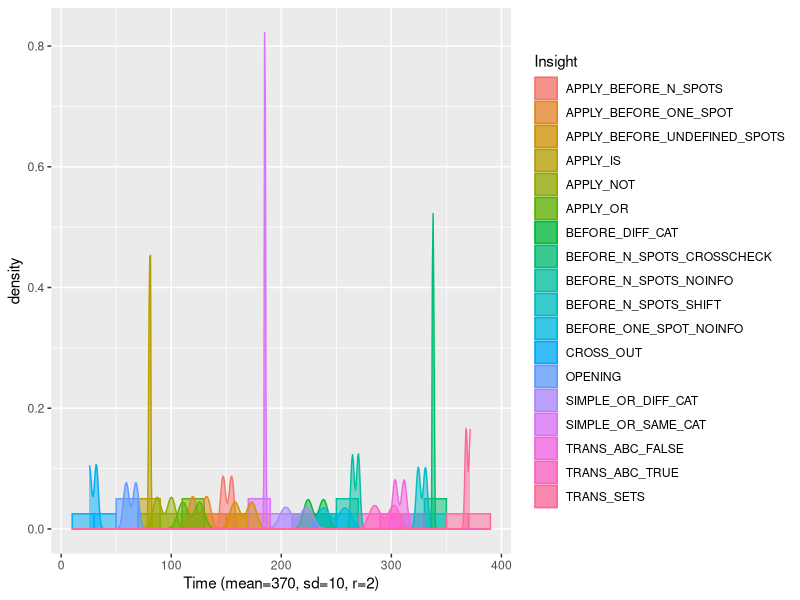
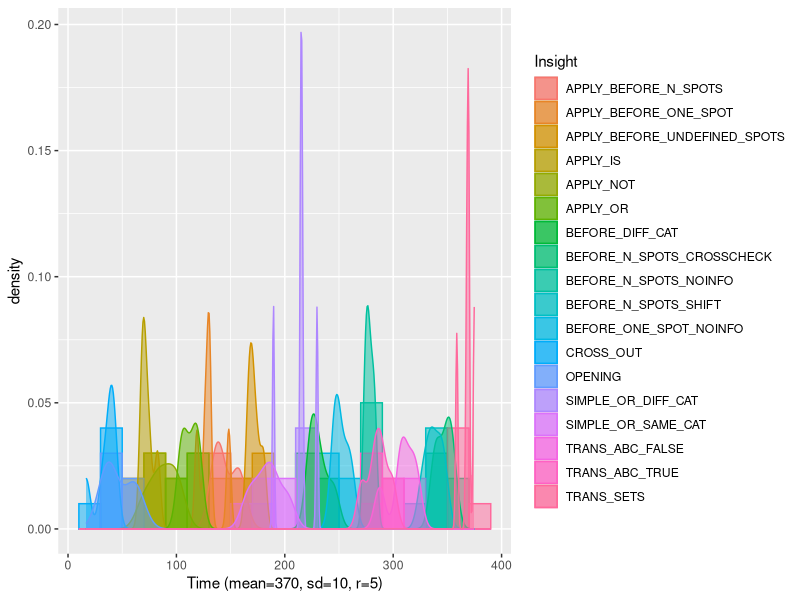
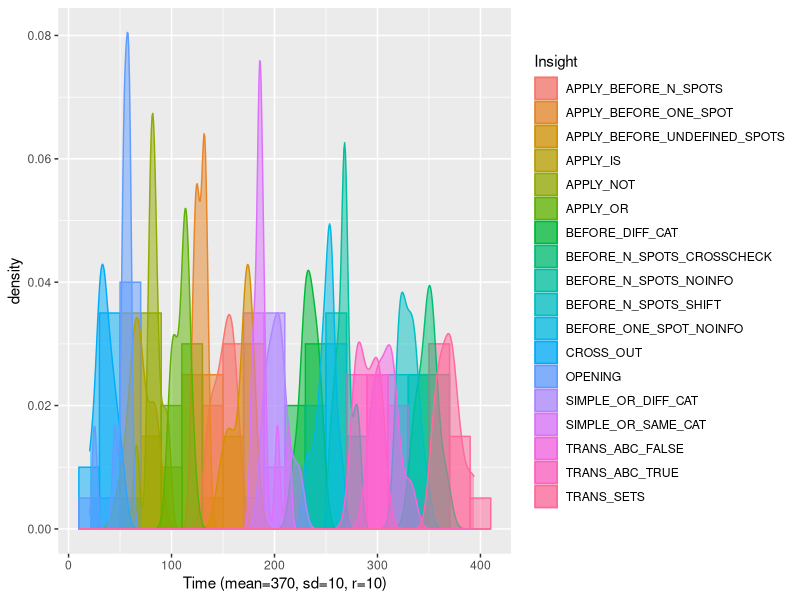
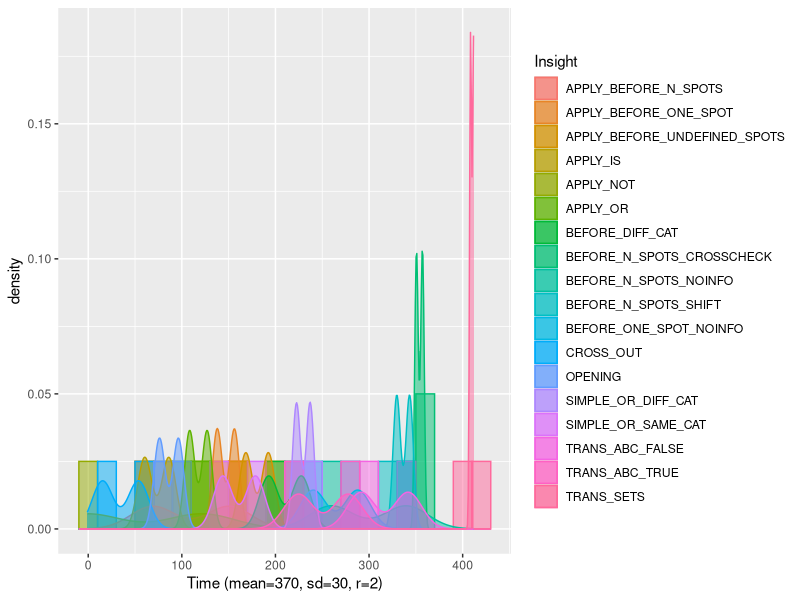
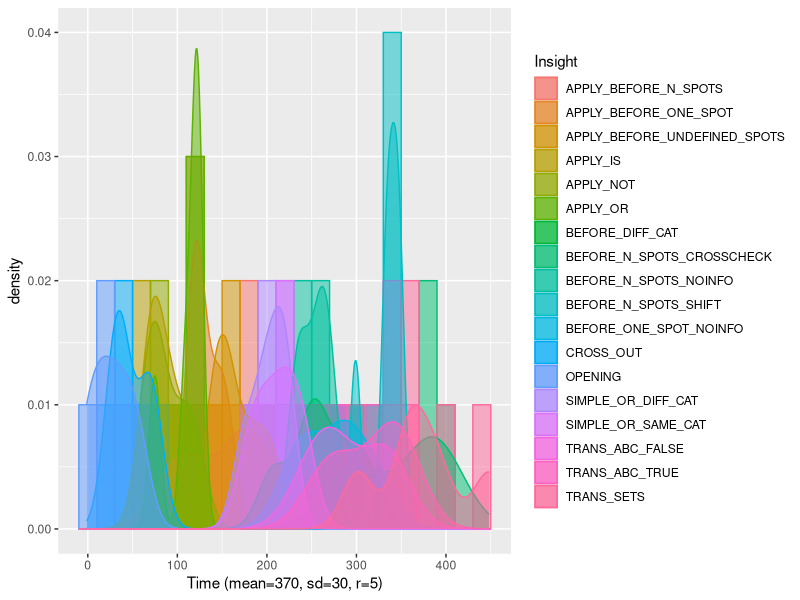
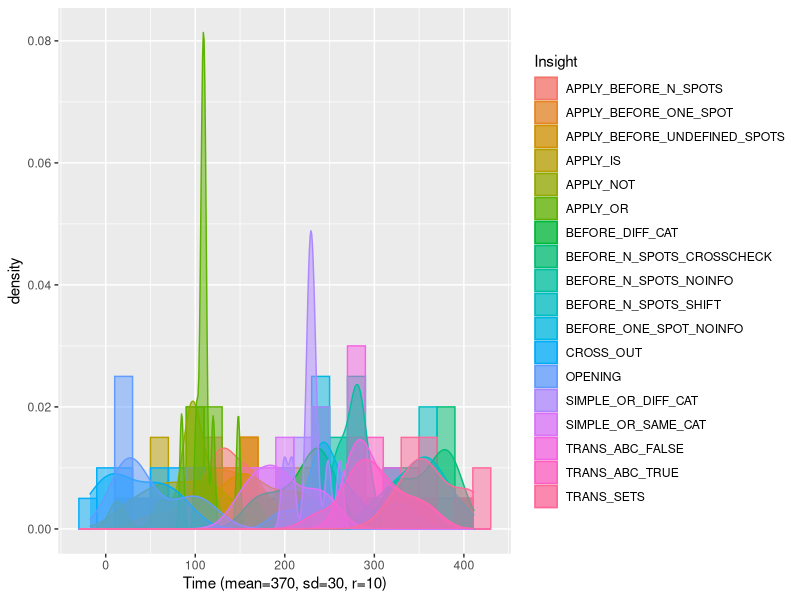
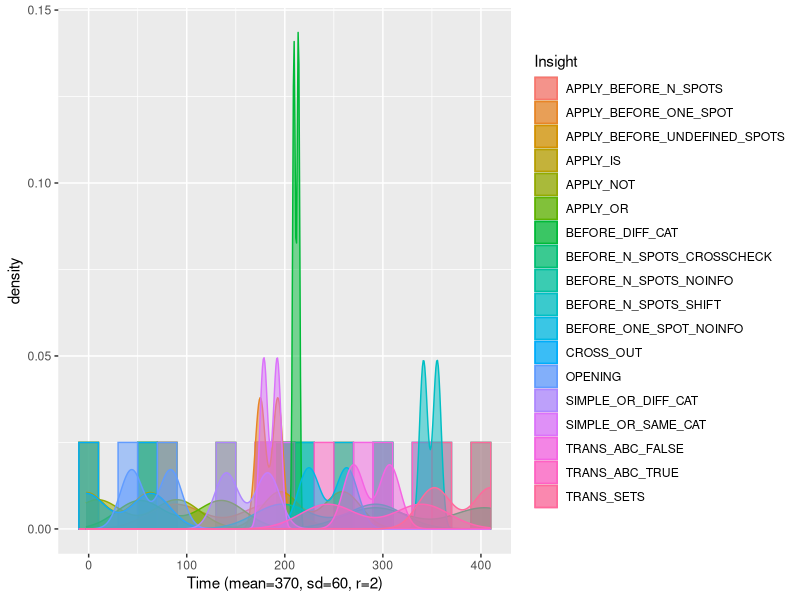
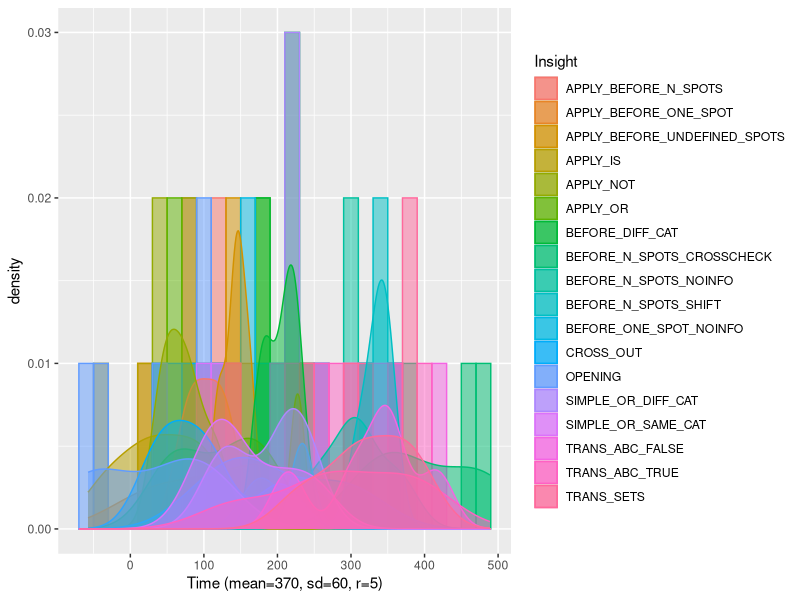

Reproduce these figures in R, in order.
## ---- chunk 1
#install and load packages here
knitr::opts_chunk$set(echo = TRUE)
library(tidyverse)
library(data.table)
library(ggplot2)
set.seed(23)
## ---- chunk 2

# Insights all have a small difference in mu (20s)
constant_delta <- list(
  CROSS_OUT = 30,
  OPENING = 50,
  APPLY_IS = 70,
  APPLY_NOT = 90,
  APPLY_OR = 110,
  APPLY_BEFORE_ONE_SPOT = 130,
  APPLY_BEFORE_N_SPOTS = 150,
  APPLY_BEFORE_UNDEFINED_SPOTS = 170,
  SIMPLE_OR_SAME_CAT = 190,
  SIMPLE_OR_DIFF_CAT = 210,
  BEFORE_DIFF_CAT = 230,
  BEFORE_ONE_SPOT_NOINFO = 250,
  BEFORE_N_SPOTS_NOINFO = 270,
  TRANS_ABC_TRUE = 290,
  TRANS_ABC_FALSE = 310,
  BEFORE_N_SPOTS_SHIFT = 330,
  BEFORE_N_SPOTS_CROSSCHECK = 350,
  TRANS_SETS = 370
)

# Insights are grouped. Within the group the difference in mu is very small (5s) but between groups it is obvious (30s)
grouped_delta <- list(
  # Rules
  CROSS_OUT = 30,
  OPENING = 35,
  # Hints
  APPLY_IS = 65,
  APPLY_NOT = 70,
  APPLY_OR = 75,
  APPLY_BEFORE_ONE_SPOT = 80,
  APPLY_BEFORE_N_SPOTS = 85,
  # Beginner
  APPLY_BEFORE_UNDEFINED_SPOTS = 115,
  SIMPLE_OR_SAME_CAT = 120,
  SIMPLE_OR_DIFF_CAT = 125,
  BEFORE_DIFF_CAT = 130,
  # Intermediate
  BEFORE_ONE_SPOT_NOINFO = 160,
  BEFORE_N_SPOTS_NOINFO = 165,
  TRANS_ABC_TRUE = 170,
  TRANS_ABC_FALSE = 175,
  # Expert
  BEFORE_N_SPOTS_SHIFT = 205,
  BEFORE_N_SPOTS_CROSSCHECK = 210,
  TRANS_SETS = 215
)

muss <- list(constant_delta, grouped_delta)

# Testing with different sds.
sds <- c(10, 30, 60)

# Testing with different numbers of replicates 
rs <- c(2, 5, 10)
## ---- chunk 3
for (mus in muss) {
  for (sd in sds) {
    for (r in rs) {
      simdata<-data.frame(
        a = c(),
        b = c(),
        mu = c()
      );
      for (insight in names(mus)) {
        mu <- mus[insight]
        for (i in 1:r) {
          t <- rnorm(n = 1, mean = as.numeric(mu), sd = as.numeric(sd))
          simdata <- rbind(simdata,c(t, insight))
        }
      }
      colnames(simdata) <- c("Time", "Insight")
      plot <- ggplot(simdata, aes(x=as.numeric(Time), color=Insight, fill = Insight)) + 
        geom_histogram(aes(y=after_stat(density)), position="identity", alpha=0.5, binwidth = 20) +
        geom_density(alpha=0.5) + 
        labs(x = str_interp("Time (mean=${mu}, sd=${sd}, r=${r})"))
      plot
      print(plot)
    }
  }
}
## ---- chunk 4
data(iris)
ggplot(iris) + aes(Petal.Length,Sepal.Length,color= Species) +
  geom_point() + theme_bw() + 
  ggtitle("Relationship between petal and sepal length in iris flower species") + 
  labs(x="Petal length (cm)", y="Sepal length (cm)")

